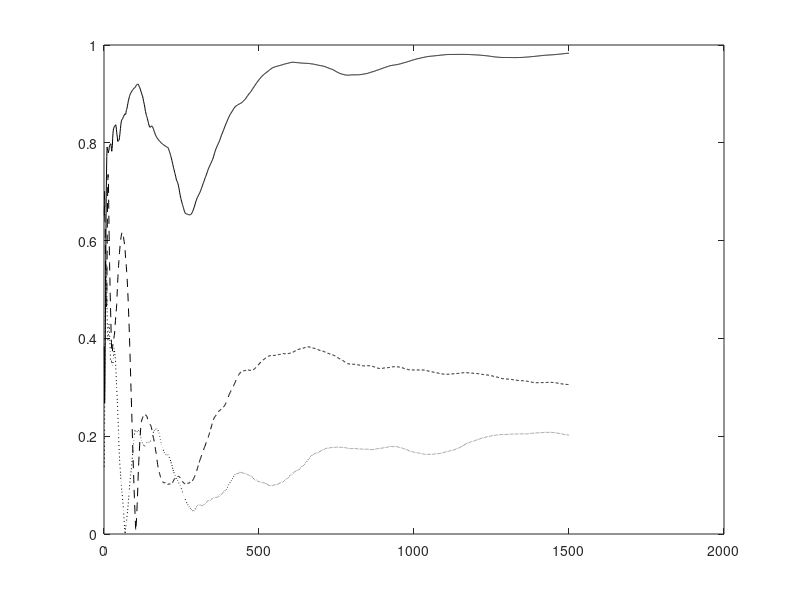

This chart was generated by the following MATLAB code: (Note: this script raises an error after producing the figure.)
% This code is written to support the experiments in the book titled:
% Adaptive Machine Learning Algorithms with Python
% by
% Chanchal Chatterjee
% December 2021
% Adaptive SVD XU Algorithm 

function SVDXU();

clear all; 
close all; 

% Number of samples N and dimension D
eta0 = 200;
nSamples = 500;
nDim1 = 5;
nDim2 = 7;
nEpochs = 3;
randn('state',0);

% Generate the x random vectors
for i = 1 : nSamples
   for j = 1 : nDim1
      x(j,i) = (20 - 2*j) * randn;
   end
end
meanX = zeros(nDim1,1);
for i = 1 : nSamples
   meanX = meanX + x(:,i)/nSamples;
end
for i = 1 : nSamples
   x(:,i) = x(:,i) - meanX;
end

% Generate the y random vectors
for i = 1 : nSamples
   for j = 1 : nDim2
      y(j,i) = 3*randn;
   end
end
meanY = zeros(nDim2,1);
for i = 1 : nSamples
   meanY = meanY + y(:,i)/nSamples;
end
for i = 1 : nSamples
   y(:,i) = y(:,i) - meanY;
end

% Generate the Atrue matrix
Ctrue = zeros(nDim1,nDim2);
for i = 1 : nSamples
   Ctrue = Ctrue + x(:,i)*y(:,i)'/nSamples;
end

% Compute the true eigenvectors and eigenvalues
[U,D,V] = svd(Ctrue);
U
V
diag(D)'

% Run the adaptive algorithm
C = zeros(nDim1,nDim2);
Z1 = zeros(nDim1,nDim1);
Z2 = zeros(nDim2,nDim2);
A = zeros(nDim1+nDim2,nDim1+nDim2);
W = 0.1 * ones(nDim1+nDim2,nDim2);
for epoch = 1 : nEpochs
   for iter = 1 : nSamples
      Ck = x(:,iter) * y(:,iter)';
      C = C + (1.0/(nSamples*(epoch-1) + iter))*(Ck - C);
      A = [Z1,C;C',Z2];
      etat = 1.0/(eta0 + nSamples*(epoch-1) + iter);
      W = W + etat*(2*A*W - 0.5*W*triu(W'*A*W) - 0.5*A*W*triu(W'*W));
      
      U1 = W(1:nDim1,1:nDim1);
      for i = 1 : nDim1
        a = norm(U1(:,i));
   		U1(:,i) = U1(:,i)/a;
      end
      V1 = W(nDim1+1:nDim1+nDim2,1:nDim2);
      for i = 1 : nDim2
        a = norm(V1(:,i));
   		V1(:,i) = V1(:,i)/a;
      end
      cos_t1(:,nSamples*(epoch-1) + iter) = abs(diag(U1'*U));
      cos_t2(:,nSamples*(epoch-1) + iter) = abs(diag(V1'*V));
   end
end

% Check the final norms
U1 = W(1:nDim1,1:nDim1);
U1byNorm = U1*sqrt(inv(diag(diag(U1'*U1))));
for i = 1 : nDim1
   UNorm(i) = norm(U1(:,i));
end
V1 = W(nDim1+1:nDim1+nDim2,1:nDim2);
V1byNorm = V1*sqrt(inv(diag(diag(V1'*V1))));
for i = 1 : nDim2
   VNorm(i) = norm(V1(:,i));
end
UNorm
VNorm
U1byNorm
V1byNorm
dd = diag(U1byNorm'*C*V1byNorm);
dd'

for iter = 1 : nSamples*nEpochs
   ind(iter) = iter;
end

if (1)

% Plot the convergence results
figure(1);
plot(ind,cos_t1(1,:),'k-'); hold on;
plot(ind,cos_t1(2,:),'k:'); hold on;
plot(ind,cos_t1(3,:),'k--'); hold on;
legend('Component1 of U','Component2 of U','Component3 of U',0);
xlabel('Number of Samples');
ylabel('Direction Cosines for Components of U');
hold off;

% Plot the convergence results
figure(2);
plot(ind,cos_t2(1,:),'k-'); hold on;
plot(ind,cos_t2(2,:),'k:'); hold on;
plot(ind,cos_t2(3,:),'k--'); hold on;
legend('Component1 of V','Component2 of V','Component3 of V',0);
xlabel('Number of Samples');
ylabel('Direction Cosines for Components of V');
hold off;


else

plot(ind,cos_t1(1,:),'k-'); hold on;
plot(ind,cos_t1(2,:),'k:');
plot(ind,cos_t1(3,:),'k-.');
plot(ind,cos_t1(4,:),'k--');

plot(ind,cos_t2(1,:),'r-');
plot(ind,cos_t2(2,:),'r:');
plot(ind,cos_t2(3,:),'r-.');
plot(ind,cos_t2(4,:),'r--');
hold off;

end
